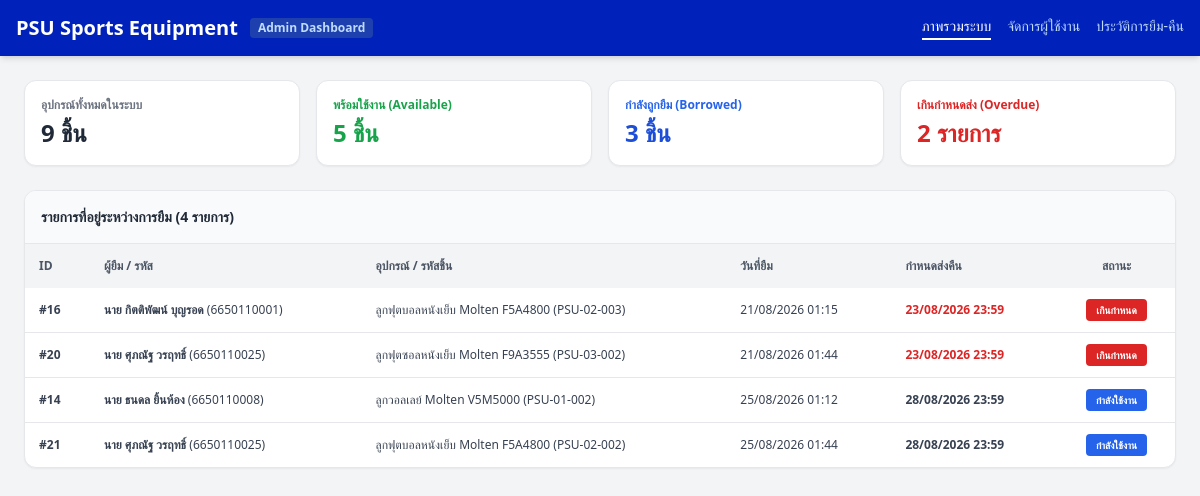
Screenshot of /Unavailable/index.php with the database file from the repository.
### tables this page shows
CREATE TABLE IF NOT EXISTS `transactions` (
  `trans_id` int(11) NOT NULL AUTO_INCREMENT,
  `eq_id` int(11) NOT NULL,
  `user_id` int(11) NOT NULL,
  `borrow_time` datetime NOT NULL,
  `due_time` datetime NOT NULL,
  `return_time` datetime DEFAULT NULL,
  `borrow_image` varchar(255) NOT NULL,
  `return_image` varchar(255) DEFAULT NULL,
  `trans_status` enum('borrowed','returned','overdue') NOT NULL DEFAULT 'borrowed',
  `analyze_damaged_status` enum('normal','damaged','pending') NOT NULL DEFAULT 'normal',
  PRIMARY KEY (`trans_id`),
  KEY `eq_id` (`eq_id`),
  KEY `user_id` (`user_id`),
  CONSTRAINT `eq_id` FOREIGN KEY (`eq_id`) REFERENCES `sport_equipment` (`eq_id`) ON UPDATE CASCADE,
  CONSTRAINT `user_id` FOREIGN KEY (`user_id`) REFERENCES `user` (`user_id`) ON UPDATE CASCADE
);

CREATE TABLE IF NOT EXISTS `user` (
  `user_id` int(11) NOT NULL AUTO_INCREMENT,
  `line_user_id` varchar(255) DEFAULT NULL,
  `student_id` varchar(50) DEFAULT NULL,
  `full_name` varchar(255) DEFAULT NULL,
  `email` varchar(255) DEFAULT NULL,
  `role` enum('user','admin') DEFAULT 'user',
  `status` enum('active','inactive','graduated') DEFAULT 'active',
  `enrollment_year` int(4) DEFAULT NULL,
  `created_at` timestamp NOT NULL DEFAULT current_timestamp(),
  PRIMARY KEY (`user_id`),
  UNIQUE KEY `line_user_id` (`line_user_id`),
  UNIQUE KEY `psu_passport_id` (`student_id`) USING BTREE
);

CREATE TABLE IF NOT EXISTS `sport_equipment` (
  `eq_id` int(11) NOT NULL AUTO_INCREMENT,
  `category_id` int(11) DEFAULT NULL,
  `eq_code` varchar(255) DEFAULT '',
  `eq_name` varchar(255) DEFAULT '',
  `status` enum('avaliable','borrowed','damaged','maintenance') NOT NULL DEFAULT 'avaliable',
  `created_at` timestamp NULL DEFAULT current_timestamp(),
  PRIMARY KEY (`eq_id`),
  KEY `category_id` (`category_id`),
  CONSTRAINT `category_id` FOREIGN KEY (`category_id`) REFERENCES `sport_categories` (`category_id`) ON UPDATE CASCADE
);

### Unavailable/index.php (the view, shortened to what this page needs)
<?php
require_once __DIR__ . '../../config/db.php';
$pdo->exec("UPDATE `transactions` SET trans_status = 'overdue' WHERE trans_status = 'borrowed' AND due_time < NOW()");
$statTotalEq   = $pdo->query("SELECT COUNT(*) FROM `sport_equipment`")->fetchColumn();
$statAvailEq   = $pdo->query("SELECT COUNT(*) FROM `sport_equipment` WHERE status = 'avaliable'")->fetchColumn();
$statBorrowEq  = $pdo->query("SELECT COUNT(*) FROM `sport_equipment` WHERE status = 'borrowed'")->fetchColumn();
$statOverdue   = $pdo->query("SELECT COUNT(*) FROM `transactions` WHERE trans_status = 'overdue'")->fetchColumn();
$activeStmt = $pdo->query("
    SELECT t.*, u.full_name, u.student_id, se.eq_name, se.eq_code, sc.category_name
    FROM `transactions` t
    JOIN `user` u ON t.user_id = u.user_id
    JOIN `sport_equipment` se ON t.eq_id = se.eq_id
    LEFT JOIN `sport_categories` sc ON se.category_id = sc.category_id
    WHERE t.trans_status IN ('borrowed', 'overdue')
    ORDER BY t.due_time ASC
");
$activeList = $activeStmt->fetchAll();
?>
<!DOCTYPE html>
<html lang="th">
<head>
  <script src="https://cdn.tailwindcss.com"></script>
</head>
<body class="bg-gray-100 min-h-screen font-sans">
  <header class="bg-[#0022BA] text-white shadow-md">
    <div class="max-w-7xl mx-auto px-4 py-3.5 flex justify-between items-center">
      <div class="flex items-center space-x-3">
        <span class="text-xl font-bold">PSU Sports Equipment</span>
        <span class="bg-blue-800 text-xs px-2 py-0.5 rounded font-semibold text-blue-200">Admin Dashboard</span>
      </div>
      <nav class="flex space-x-4 text-sm font-medium">
        <a href="index.php" class="text-white border-b-2 border-white pb-0.5">ภาพรวมระบบ</a>
        <a href="users.php" class="text-blue-200 hover:text-white transition">จัดการผู้ใช้งาน</a>
        <a href="history.php" class="text-blue-200 hover:text-white transition">ประวัติการยืม-คืน</a>
      </nav>
    </div>
  </header>
  <main class="max-w-7xl mx-auto p-4 sm:p-6 space-y-6">
    <div class="grid grid-cols-2 md:grid-cols-4 gap-4">
      <div class="bg-white p-4 rounded-xl shadow-sm border border-gray-200">
        <div class="text-xs text-gray-500 font-semibold">อุปกรณ์ทั้งหมดในระบบ</div>
        <div class="text-2xl font-bold text-gray-800 mt-1"><?= number_format($statTotalEq) ?> ชิ้น</div>
      </div>
      <div class="bg-white p-4 rounded-xl shadow-sm border border-gray-200">
        <div class="text-xs text-green-600 font-semibold">พร้อมใช้งาน (Available)</div>
        <div class="text-2xl font-bold text-green-600 mt-1"><?= number_format($statAvailEq) ?> ชิ้น</div>
      </div>
      <div class="bg-white p-4 rounded-xl shadow-sm border border-gray-200">
        <div class="text-xs text-blue-600 font-semibold">กำลังถูกยืม (Borrowed)</div>
        <div class="text-2xl font-bold text-blue-700 mt-1"><?= number_format($statBorrowEq) ?> ชิ้น</div>
      </div>
      <div class="bg-white p-4 rounded-xl shadow-sm border border-gray-200">
        <div class="text-xs text-red-600 font-semibold">เกินกำหนดส่ง (Overdue)</div>
        <div class="text-2xl font-bold text-red-600 mt-1"><?= number_format($statOverdue) ?> รายการ</div>
      </div>
    </div>
    <div class="bg-white rounded-xl shadow-sm border border-gray-200 overflow-hidden">
      <div class="p-4 border-b border-gray-200 bg-gray-50">
        <h3 class="font-bold text-sm text-gray-800">รายการที่อยู่ระหว่างการยืม (<?= count($activeList) ?> รายการ)</h3>
      </div>
      <div class="overflow-x-auto">
        <table class="w-full text-left text-xs text-gray-700">
          <thead class="bg-gray-100 text-gray-600 uppercase font-semibold">
            <tr>
              <th class="p-3.5">ID</th>
              <th class="p-3.5">ผู้ยืม / รหัส</th>
              <th class="p-3.5">อุปกรณ์ / รหัสชิ้น</th>
              <th class="p-3.5">วันที่ยืม</th>
              <th class="p-3.5">กำหนดส่งคืน</th>
              <th class="p-3.5 text-center">สถานะ</th>
            </tr>
          </thead>
          <tbody class="divide-y divide-gray-200">
            <?php foreach ($activeList as $row): $isLate = ($row['trans_status'] === 'overdue'); ?>
            <tr class="hover:bg-gray-50 transition">
              <td class="p-3.5 font-bold">#<?= $row['trans_id'] ?></td>
              <td class="p-3.5"><b><?= htmlspecialchars($row['full_name']) ?></b> (<?= htmlspecialchars($row['student_id'] ?? '-') ?>)</td>
              <td class="p-3.5"><?= htmlspecialchars($row['eq_name']) ?> (<?= htmlspecialchars($row['eq_code']) ?>)</td>
              <td class="p-3.5"><?= date('d/m/Y H:i', strtotime($row['borrow_time'])) ?></td>
              <td class="p-3.5 font-semibold <?= $isLate ? 'text-red-600' : '' ?>"><?= date('d/m/Y H:i', strtotime($row['due_time'])) ?></td>
              <td class="p-3.5 text-center">
                <span class="px-2.5 py-1 rounded text-[10px] font-bold <?= $isLate ? 'bg-red-600 text-white' : 'bg-blue-600 text-white' ?>">
                  <?= $isLate ? 'เกินกำหนด' : 'กำลังใช้งาน' ?>
                </span>
              </td>
            </tr>
            <?php endforeach; ?>
          </tbody>
        </table>
      </div>
    </div>
  </main>
</body>
</html>

### rows the page displays
transactions: trans_id "16", user.full_name "นาย กิตติพัฒน์ บุญรอด", user.student_id "6650110001", eq.eq_name "ลูกฟุตบอลหนังเย็บ Molten F5A4800", eq.eq_code "PSU-02-003", borrow_time "21/08/2026 01:15", due_time "23/08/2026 23:59", trans_status "เกินกำหนด"
transactions: trans_id "20", user.full_name "นาย ศุภณัฐ วรฤทธิ์", user.student_id "6650110025", eq.eq_name "ลูกฟุตซอลหนังเย็บ Molten F9A3555", eq.eq_code "PSU-03-002", borrow_time "21/08/2026 01:44", due_time "23/08/2026 23:59", trans_status "เกินกำหนด"
transactions: trans_id "14", user.full_name "นาย ธนดล ยิ้นห้อง", user.student_id "6650110008", eq.eq_name "ลูกวอลเลย์ Molten V5M5000", eq.eq_code "PSU-01-002", borrow_time "25/08/2026 01:12", due_time "28/08/2026 23:59", trans_status "กำลังใช้งาน"
transactions: trans_id "21", user.full_name "นาย ศุภณัฐ วรฤทธิ์", user.student_id "6650110025", eq.eq_name "ลูกฟุตบอลหนังเย็บ Molten F5A4800", eq.eq_code "PSU-02-002", borrow_time "25/08/2026 01:44", due_time "28/08/2026 23:59", trans_status "กำลังใช้งาน"

### other values shown
$statTotalEq "9"
$statAvailEq "5"
$statBorrowEq "3"
$statOverdue "2"
count($activeList) "4"
